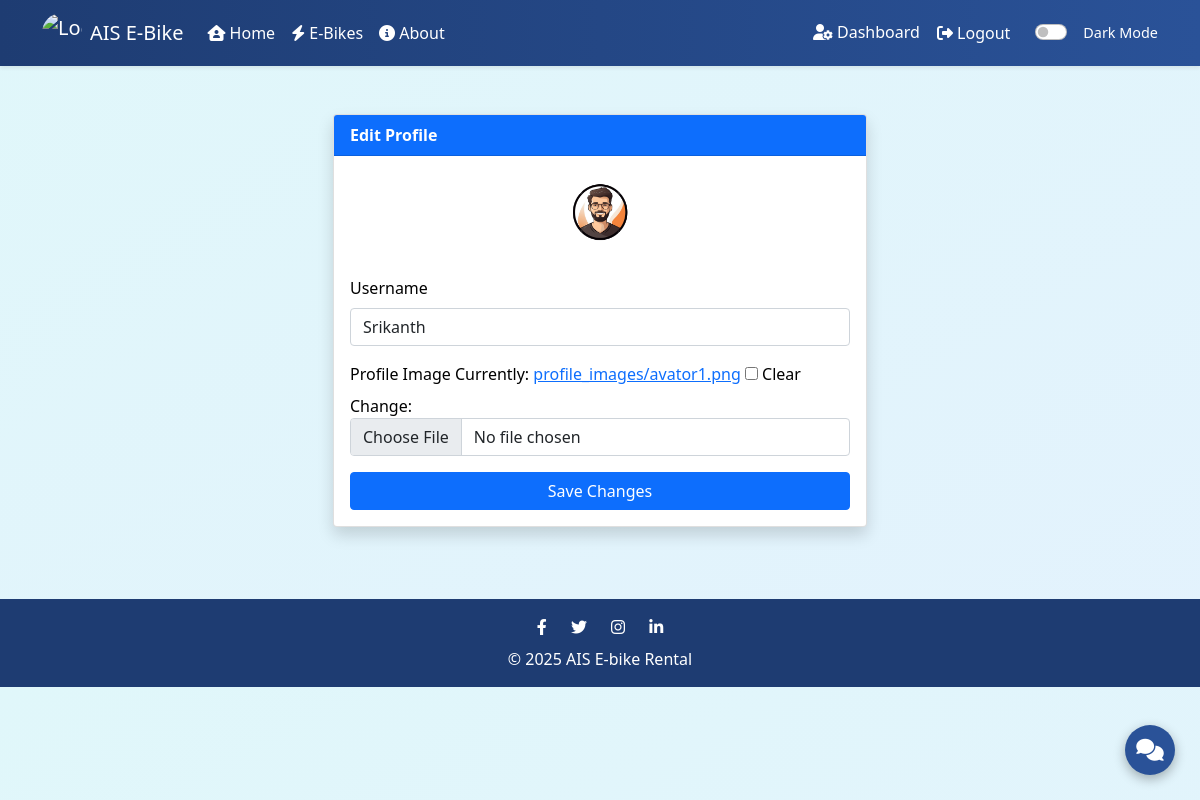
Before: /profile/update/ (signed in) with the older database file.
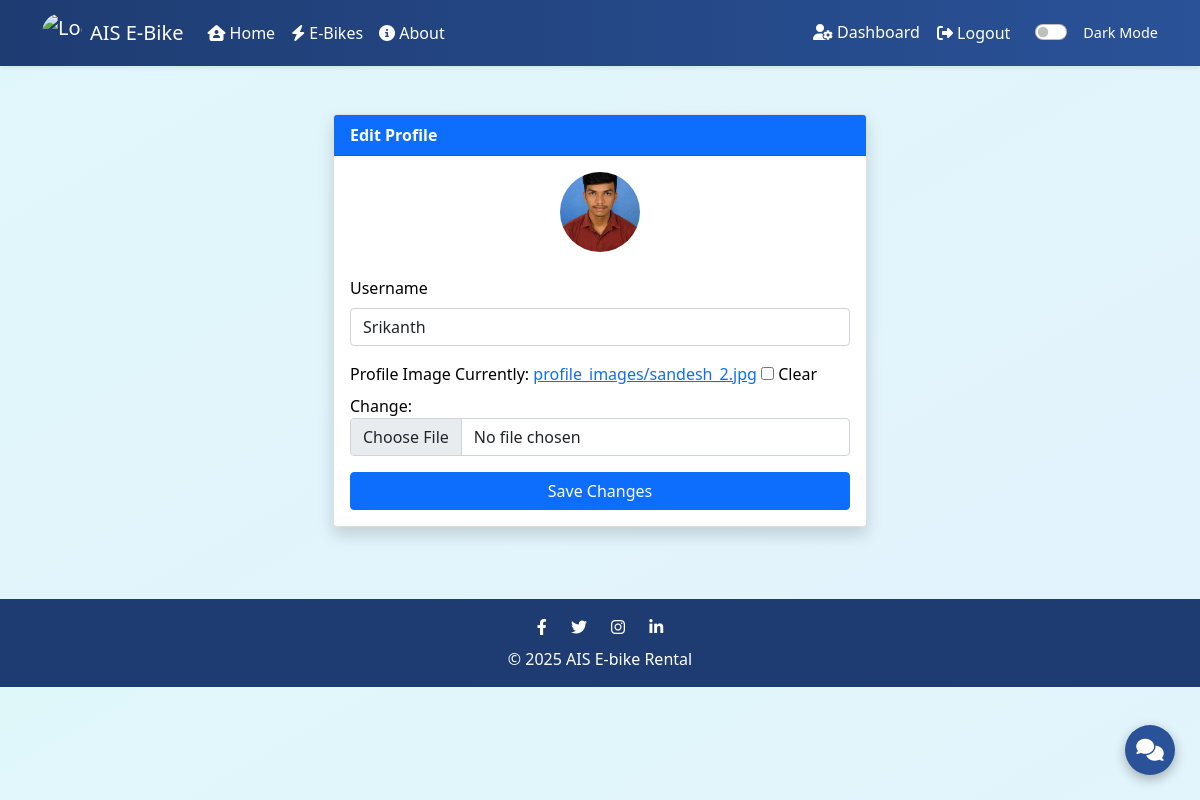
After: the same page with the newer database file.
### core/models.py (models this page shows)
class User(AbstractUser):
    is_rider = models.BooleanField(default=False)
    is_vehicle_provider = models.BooleanField(default=False)
    mobile_number = models.CharField(max_length=15)
    profile_image = models.ImageField(upload_to='profile_images/', blank=True, null=True)
    is_verified_provider = models.BooleanField(default=False, help_text="Admin verification status for vehicle providers")
    verification_notes = models.TextField(blank=True, null=True, help_text="Admin notes about verification")

### core/views.py (the view)
# urls.py: path('profile/update/', views.profile_update, name='profile_update'),
@login_required
def profile_update(request):
    if request.method == 'POST':
        form = ProfileUpdateForm(request.POST, request.FILES, instance=request.user)
        if form.is_valid():
            form.save()
            if request.user.is_rider:
                return redirect('rider_dashboard')
            elif request.user.is_vehicle_provider:
                return redirect('vehicle_provider_dashboard')
            elif request.user.is_staff:
                return redirect('admin_dashboard')
            else:
                return redirect('home')
    else:
        form = ProfileUpdateForm(instance=request.user)
    return render(request, 'core/profile_update.html', {'form': form})

### core/forms.py
class ProfileUpdateForm(forms.ModelForm):
    class Meta:
        model = User
        fields = ['username', 'email', 'mobile_number', 'profile_image']
        widgets = {
            'username': forms.TextInput(attrs={'class': 'form-control'}),
            'email': forms.EmailInput(attrs={'class': 'form-control'}),
            'mobile_number': forms.TextInput(attrs={'class': 'form-control'}),
            'profile_image': forms.ClearableFileInput(attrs={'class': 'form-control'}),
        }

### core/context_processors.py (called while the page is built)
def unread_notification_count(request):
    try:
        Notification = apps.get_model('core', 'Notification')
        public_count = Notification.objects.filter(is_public=True).count()
        if request.user.is_authenticated:
            user_count = Notification.objects.filter(recipient=request.user, is_read=False).count()
            count = public_count + user_count
        else:
            count = public_count
    except Exception:
        count = 0
    return {'unread_notification_count': count}

### templates/core/profile_update.html (shortened to what this page needs)
{% extends 'core/base.html' %}
{% block content %}
<div class="container py-4">
  <div class="row justify-content-center">
    <div class="col-md-6">
      <div class="card shadow">
        <div class="card-header bg-primary text-white fw-bold">Edit Profile</div>
        <div class="card-body">
          <form method="post" enctype="multipart/form-data">
            <div class="mb-3 text-center">
              {% if user.profile_image %}
                <img src="{{ user.profile_image.url }}" alt="Profile Image" class="rounded-circle mb-2" style="width: 80px; height: 80px; object-fit: cover;">
              {% else %}
                <img src="https://api.dicebear.com/7.x/avataaars/svg?seed={{ user.username }}" alt="Profile Image" class="rounded-circle mb-2" style="width: 80px; height: 80px; object-fit: cover;">
              {% endif %}
            </div>
            <div class="mb-3">
              <label for="id_username" class="form-label">Username</label>
              {{ form.username }}
            </div>
            <div class="mb-3">
              <label for="id_profile_image" class="form-label">Profile Image</label>
              {{ form.profile_image }}
            </div>
            <button type="submit" class="btn btn-primary w-100">Save Changes</button>
          </form>
        </div>
      </div>
    </div>
  </div>
</div>
{% endblock %}

Changed rows visible on the page:
changed User "Srikanth": profile_image: a different picture
Other visible differences:
text no longer shown: "Currently: profile_images/avator1.png Clear Change:"
text now shown: "Currently: profile_images/sandesh_2.jpg Clear Change:"
